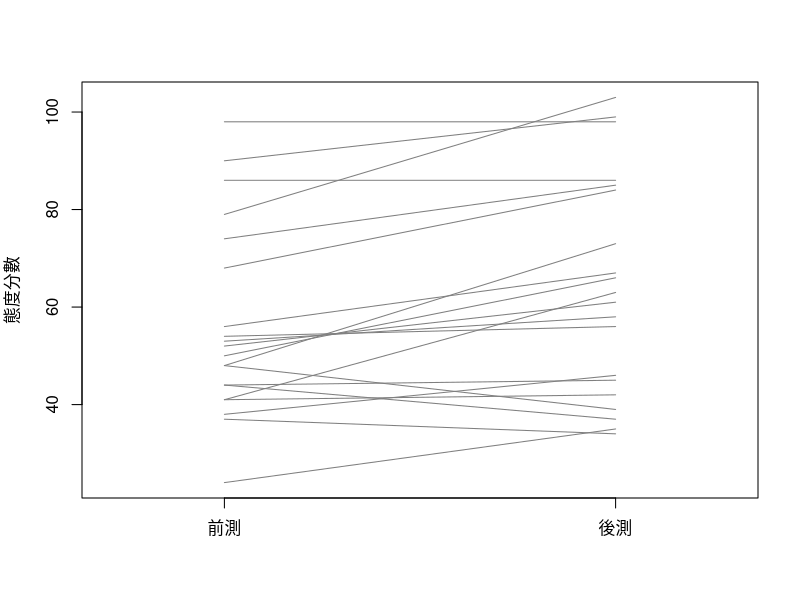

Source code (R):
## ---- chunk 1
#| label: setup
# 示範資料：只對齊樣本數、平均與標準差，不是原研究的逐筆資料
make_demo <- function(n, mean, sd) {
  z <- rnorm(n)
  z <- (z - mean(z)) / sd(z)
  mean + sd * z
}
## ---- chunk 2
#| label: pt-qt
qt(0.975, df = 24)
2 * pt(-abs(2.57), df = 24)
## ---- chunk 3
#| label: rat-summary
n <- 25; xbar <- 66; mu0 <- 60; SS <- 3259
s2 <- SS / (n - 1)
se <- sqrt(s2 / n)
t_rat <- (xbar - mu0) / se
p_rat <- 2 * pt(-abs(t_rat), df = n - 1)
c(t = t_rat, p = p_rat)
qt(1 - 0.05 / 2, df = n - 1)
## ---- chunk 4
#| label: rat-ttest
set.seed(1105)
rat <- make_demo(25, mean = 66, sd = sqrt(3259 / 24))
c(mean = mean(rat), SS = sum((rat - mean(rat))^2))

fit_rat <- t.test(rat, mu = 60)
fit_rat
## ---- chunk 5
#| label: rat-practice
# 練習 1：把 alternative 改成 "greater"，取出 p 值
# 先在下方文字預測 p 值會變大、變小或不變，再執行

## ---- chunk 6
#| label: search-summary
n1 <- 93;  m1 <- 3.78; v1 <- 1.42   # 網路搜尋組
n2 <- 102; m2 <- 3.07; v2 <- 1.25   # 非搜尋組
df_pool <- (n1 - 1) + (n2 - 1)
sp2 <- ((n1 - 1) * v1 + (n2 - 1) * v2) / df_pool
se_pool <- sqrt(sp2 * (1 / n1 + 1 / n2))
t_pool <- (m1 - m2) / se_pool
c(sp2 = sp2, se = se_pool, t = t_pool, df = df_pool)
qt(1 - 0.001 / 2, df = df_pool)
2 * pt(-abs(t_pool), df = df_pool)
## ---- chunk 7
#| label: search-data
set.seed(2015)
search <- data.frame(
  group = rep(c("search", "nonsearch"), times = c(n1, n2)),
  confidence = c(make_demo(n1, m1, sqrt(v1)),
                 make_demo(n2, m2, sqrt(v2))))
search$group <- factor(search$group, levels = c("search", "nonsearch"))
tapply(search$confidence, search$group, mean)
tapply(search$confidence, search$group, var)
## ---- chunk 8
#| label: search-ttest
# 練習：
# 1. 用 t.test() 做合併法（var.equal = TRUE），conf.level 與 alpha = .001 對應
# 2. 拿掉 var.equal，再跑一次，比較 t、df、p
# 3. 計算 Cohen's d（分母為合併標準差 sqrt(sp2)）

## ---- chunk 9
#| label: film-read
film <- read.csv("week09_part2_film_attitude.csv")
str(film)
film$D <- film$pre - film$post
c(sum(film$D), sum(film$D^2))
c(mean = mean(film$D), sd = sd(film$D))
## ---- chunk 10
#| label: film-plot
plot(c(1, 2), range(film[c("pre", "post")]), type = "n", xaxt = "n",
     xlab = "", ylab = "態度分數", xlim = c(0.7, 2.3))
axis(1, at = c(1, 2), labels = c("前測", "後測"))
segments(1, film$pre, 2, film$post, col = "grey50")
## ---- chunk 11
#| label: film-ttest
# 練習：
# 1. 用 paired = TRUE 做配對 t
# 2. 對 film$D 做單一樣本 t（mu = 0），確認 t 相同
# 3. 拿掉 paired = TRUE 再跑一次，比較 df、p 與信賴區間
# 4. 計算 d_z（分母為差值的標準差）
